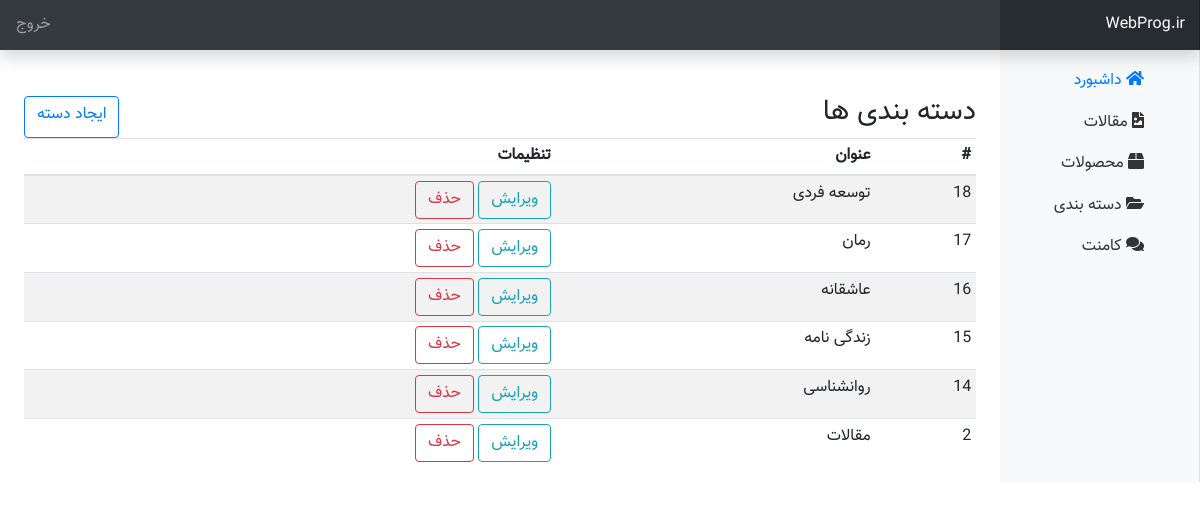
The app's page /admin/category.php (signed in) with its own data.
### tables this page shows
CREATE TABLE `categories` (
  `id` int(11) NOT NULL,
  `title` varchar(100) NOT NULL
);

### admin/category.php (the view, shortened to what this page needs)
<?php
include("./include/header.php");
$query_categories = "SELECT * FROM categories ORDER BY id DESC";
$categories = $db->query($query_categories);
?>
<div class="container-fluid">
    <div class="row">
        <?php include('./include/sidebar.php') ?>
        <main role="main" class="col-md-9 ml-sm-auto col-lg-10 px-4">
            <div class="d-flex justify-content-between mt-5">
                <h3>دسته بندی ها</h3>
                <a href="new_category.php" class="btn btn-outline-primary">ایجاد دسته</a>
            </div>
            <div class="table-responsive">
                <form action="post">
                    <table class="table table-striped table-sm">
                        <thead>
                            <tr>
                                <th>#</th>
                                <th>عنوان</th>
                                <th>تنظیمات</th>
                            </tr>
                        </thead>
                        <tbody>
                            <?php
                            if ($categories->rowCount() > 0) {
                                foreach ($categories as $category) {
                                    ?>
                                    <tr>
                                        <td><?php echo $category['id'] ?></td>
                                        <td><?php echo $category['title'] ?></td>
                                        <td>
                                            <a href="edit_category.php?id=<?php echo $category['id'] ?>" class="btn btn-outline-info">ویرایش</a>
                                            <a href="category.php?action=delete&id=<?php echo $category['id'] ?>" class=" btn btn-outline-danger">حذف</a>
                                        </td>
                                    </tr>
                            <?php
                                }
                            }
                            ?>
                        </tbody>
                    </table>
                </form>
            </div>
        </main>
    </div>
</div>

### admin/css/admin.css (style rules this page uses)
body { direction: rtl; text-align: right !important; font-family: "Vazir" !important; line-height: 1.6; }
[role="main"] { padding-top: 110px; }
@media (min-width: 768px) { [role="main"] { padding-top: 48px; } }

### records on screen
categories: id "18", title "توسعه فردی"
categories: id "17", title "رمان"
categories: id "16", title "عاشقانه"
categories: id "15", title "زندگی نامه"
categories: id "14", title "روانشناسی"
categories: id "2", title "مقالات"
